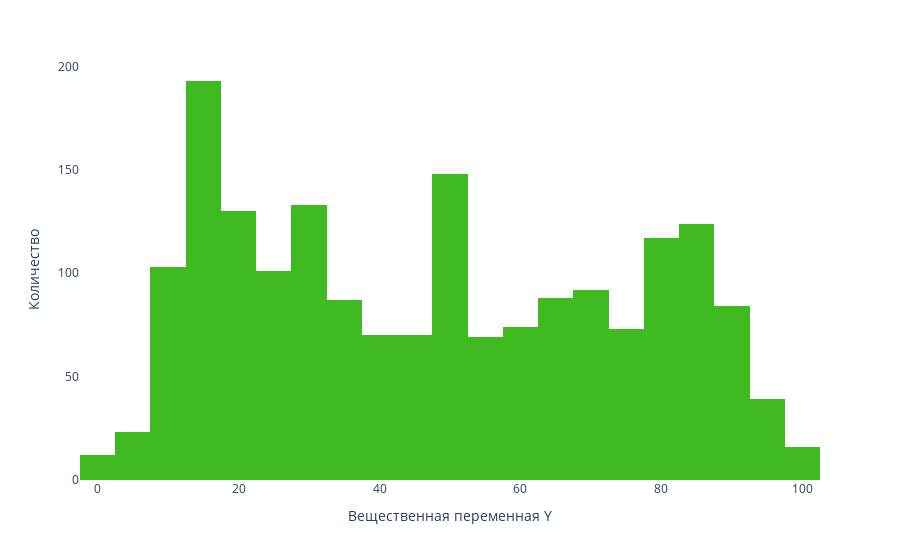

Notebook code cell kept with this figure:
### Markdown cell above
## Гистограмма распределений по переменной Y

### Code cell
# Гистограмма
fig = px.histogram(df, x='y', color_discrete_sequence=[corp_col])

# Фон и подписи
fig.update_layout(
    plot_bgcolor='white',
    xaxis_title='Вещественная переменная Y',
    yaxis_title='Количество'
)

fig.show()

### Figure 1 — Plotly figure (JSON) as saved in the notebook; plotly's stock layout.template omitted (floating-point values rounded to 4 significant figures; data arrays with more than 128 entries replaced by an {"elided": "..."} marker saying what was removed)
{"data": [{"bingroup": "x", "hovertemplate": "y=%{x}<br>count=%{y}<extra></extra>", "legendgroup": "", "marker": {"color": "#40ba21", "pattern": {"shape": ""}}, "name": "", "orientation": "v", "showlegend": false, "type": "histogram", "x": {"elided": "1846 float values"}, "xaxis": "x", "yaxis": "y"}], "layout": {"barmode": "relative", "legend": {"tracegroupgap": 0}, "margin": {"t": 60}, "plot_bgcolor": "white", "xaxis": {"anchor": "y", "domain": [0, 1], "title": {"text": "Вещественная переменная Y"}}, "yaxis": {"anchor": "x", "domain": [0, 1], "title": {"text": "Количество"}}}}
